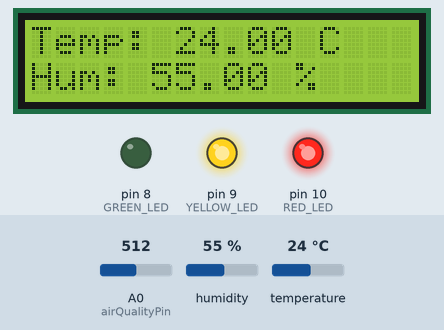
A sketch run on a simulated Arduino Uno, built with avr-gcc and run on an emulated ATmega328P. Parts: 16×2 character LCD, output pins drawn as LEDs (lit = HIGH). Inputs (shaded band) come from the test bench; at power-on: humidity 55 %, A0 (airQualityPin) = 512, temperature 24 °C. Not simulated (calls return 0 or success): arduino_secrets.h; pins used as bus, display or sensor lines are not drawn.

Above: at 2.2 s.
2.3 s: humidity set to 32 %
At 4.6 s:
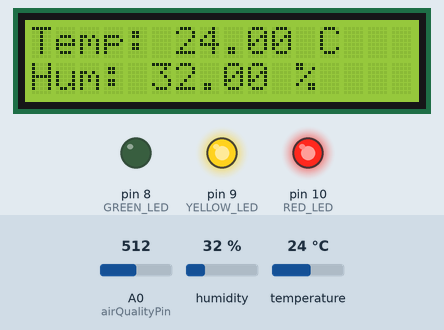
6.1 s: humidity set to 29 %
At 9.2 s:
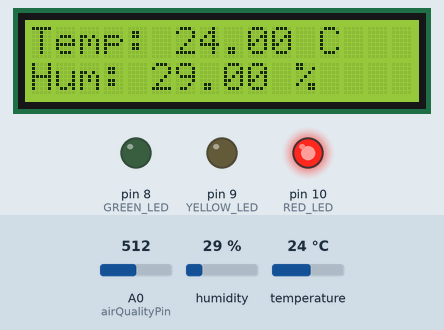
13.8 s: A0 (airQualityPin) set to 216
17.7 s: A0 (airQualityPin) set to 184
At 21.6 s:
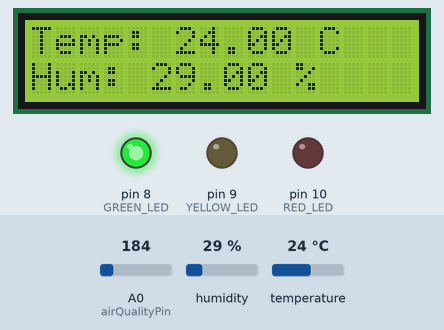
25.4 s: temperature set to 12 °C
At 28.7 s:
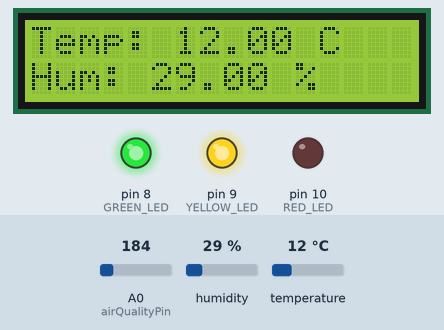
29.8 s: temperature set to 19 °C
At 34.0 s:
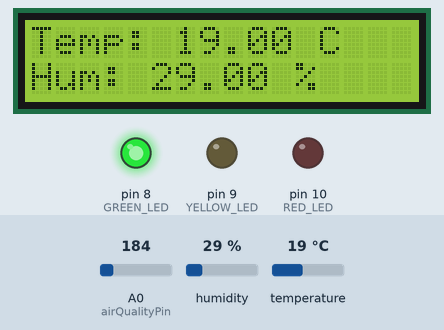
Timing chart, 0 to 34.8 s (numbered marks = the images above; inputs shaded):
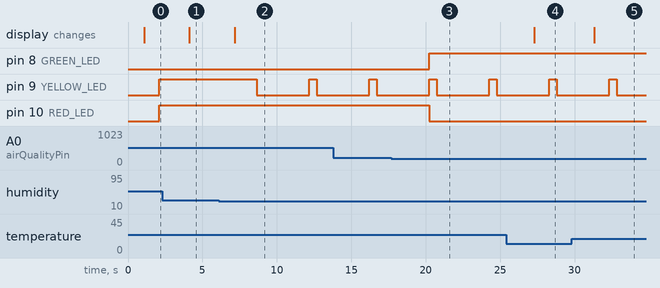

Measured:
- the behaviour switches between 31 and 30 % on humidity (found by bisection; images 1 and 2)
- the behaviour switches between 200 and 199 on A0 (airQualityPin) (found by bisection; images 2 and 3)
- after the input at 2.3 s, the display: changes after 1.8 s (image 1)
- after the input at 6.1 s, pin 9 (YELLOW_LED): HIGH → LOW after 2.6 s, → HIGH 3.5 s later, → LOW 0.50 s later; the display: changes after 1.1 s (image 2)
- after the input at 17.7 s, pin 8 (GREEN_LED): LOW → HIGH after 2.5 s; pin 10 (RED_LED): HIGH → LOW after 2.5 s
- after the input at 25.4 s, the display: changes after 1.9 s (image 4)
- after the input at 29.8 s, the display: changes after 1.5 s (image 5)

The sketch:

Air_Quality_control.ino
```cpp
#include "arduino_secrets.h"

#include <DHT.h>
#include <LiquidCrystal.h>

// Initialize the library with the numbers of the interface pins
LiquidCrystal lcd(12, 11, 5, 4, 3, 2);

// Define DHT sensor type and pin
#define DHTPIN 7          // Pin connected to DHT11
#define DHTTYPE DHT11     // DHT11 sensor type

// Define pins for LEDs and Buzzer
#define GREEN_LED 8       // Green LED for good air quality
#define YELLOW_LED 9      // Yellow LED for temperature/humidity status
#define RED_LED 10        // Red LED for bad air quality
#define BUZZER 11         // Buzzer for alarm

// Initialize DHT sensor
DHT dht(DHTPIN, DHTTYPE);

// Air quality sensor pin
int airQualityPin = A0;

void setup() {
  // Initialize LCD, DHT, and pins
  lcd.begin(16, 2);
  dht.begin();

  pinMode(GREEN_LED, OUTPUT);
  pinMode(YELLOW_LED, OUTPUT);
  pinMode(RED_LED, OUTPUT);
  pinMode(BUZZER, OUTPUT);

  // Display initial message
  lcd.print("Air Quality Mon");
  delay(1000);
  lcd.clear();
}

void loop() {
  // Read air quality value
  int airQuality = analogRead(airQualityPin);

  // Read temperature and humidity from DHT11
  float temperature = dht.readTemperature();
  float humidity = dht.readHumidity();

  // Display temperature and humidity on LCD
  lcd.clear();
  lcd.setCursor(0, 0);
  lcd.print("Temp: ");
  lcd.print(temperature);
  lcd.print(" C");

  lcd.setCursor(0, 1);
  lcd.print("Hum: ");
  lcd.print(humidity);
  lcd.print(" %");

  delay(1000);

  // Control LEDs and buzzer based on air quality
  if (airQuality < 200) {
    // Good air quality
    digitalWrite(GREEN_LED, HIGH);
    digitalWrite(RED_LED, LOW);
    digitalWrite(BUZZER, LOW); // Buzzer off
  } else {
    // Poor air quality
    digitalWrite(GREEN_LED, LOW);
    digitalWrite(RED_LED, HIGH);
    digitalWrite(BUZZER, HIGH); // Buzzer on
  }

  // Control yellow LED for temperature/humidity status
  if ((temperature > 18 && temperature < 30) && (humidity > 30 && humidity < 60)) {
    // Good temperature and humidity
    digitalWrite(YELLOW_LED, HIGH);  // Steady yellow LED
  } else {
    // Bad temperature or humidity
    digitalWrite(YELLOW_LED, HIGH);
    delay(500);
    digitalWrite(YELLOW_LED, LOW);
    delay(500);  // Blinking yellow LED
    digitalWrite(BUZZER, HIGH); // Buzzer on for warning
  }

  delay(2000);
}
```
